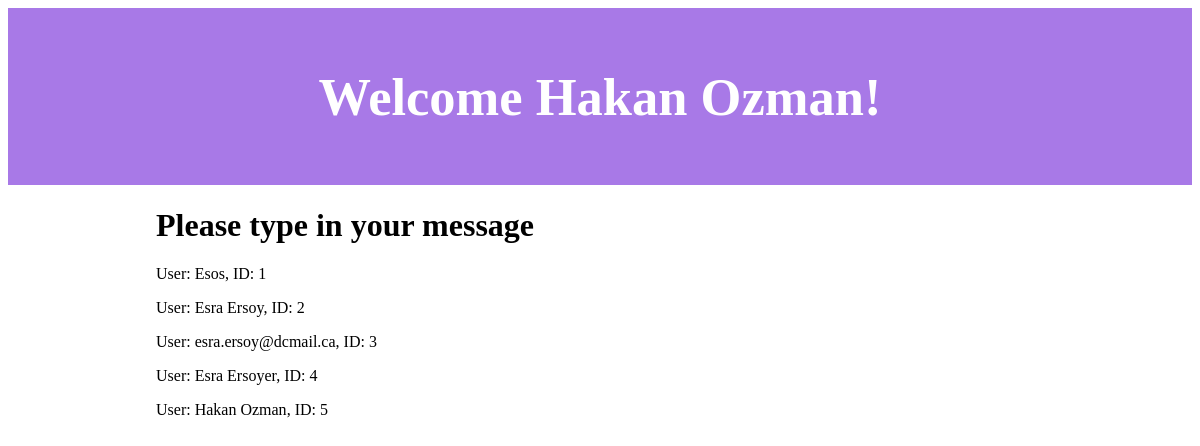
Page /view (signed in) on the committed database.
### app.py (models this page shows, shortened)
class users(db.Model):
    id = db.Column(db.Integer(), primary_key=True)
    user = db.Column(db.String(100))

### app.py (the view)
@app.route("/view")
def view():
    if "user" in session:
        user = session["user"]
    return render_template("view.html", values=users.query.all(), username=user)

### templates/view.html (shortened to what this page needs)
<!doctype html>
<html>
<head>
</head>
<header>
    <h2>Welcome {{username}}!</h2>
</header>
<body>
    <div class="container">
        <h1>Please type in your message</h1>
        <p>
        {% for item in values %}
            <p>User: {{item.user}}, ID: {{item.id}}</p>
        {% endfor %}
        </p>
        <br>
    </div>
</body>
</html>

### templates/view.html (style rules this page uses)
.container { width: 75%; margin-left: auto; margin-right: auto; }
header { background-color: #A879E7; padding: 15px; text-align: center; font-size: 35px; color: white; }

### rows in the picture
users: user "Hakan Ozman", id "5"
users: user "Esos", id "1"
users: user "Esra Ersoy", id "2"
users: user "esra.ersoy@dcmail.ca", id "3"
users: user "Esra Ersoyer", id "4"
